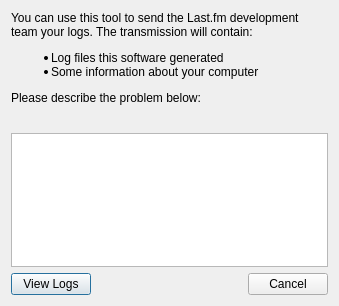
<ui version="4.0" >
 <class>SendLogsDialog</class>
 <widget class="QDialog" name="SendLogsDialog" >
  <property name="geometry" >
   <rect>
    <x>0</x>
    <y>0</y>
    <width>339</width>
    <height>306</height>
   </rect>
  </property>
  <property name="windowTitle" >
   <string>Send Logs</string>
  </property>
  <layout class="QVBoxLayout" name="verticalLayout" >
   <property name="spacing" >
    <number>-1</number>
   </property>
   <item>
    <widget class="QLabel" name="infoHeader" >
     <property name="sizePolicy" >
      <sizepolicy vsizetype="Minimum" hsizetype="Preferred" >
       <horstretch>0</horstretch>
       <verstretch>0</verstretch>
      </sizepolicy>
     </property>
     <property name="text" >
      <string>You can use this tool to send the Last.fm development team your logs. The transmission will contain:&lt;ul>&lt;li>Log files this software generated&lt;li>Some information about your computer&lt;/ul>&lt;p>Please describe the problem below:</string>
     </property>
     <property name="textFormat" >
      <enum>Qt::RichText</enum>
     </property>
     <property name="wordWrap" >
      <bool>true</bool>
     </property>
    </widget>
   </item>
   <item>
    <widget class="QLabel" name="spinner" >
     <property name="sizePolicy" >
      <sizepolicy vsizetype="Fixed" hsizetype="Fixed" >
       <horstretch>0</horstretch>
       <verstretch>0</verstretch>
      </sizepolicy>
     </property>
     <property name="minimumSize" >
      <size>
       <width>16</width>
       <height>16</height>
      </size>
     </property>
     <property name="text" >
      <string/>
     </property>
    </widget>
   </item>
   <item>
    <widget class="QTextEdit" name="moreInfoTextEdit" />
   </item>
   <item>
    <layout class="QHBoxLayout" name="horizontalLayout" >
     <item>
      <widget class="QPushButton" name="view" >
       <property name="text" >
        <string>View Logs</string>
       </property>
      </widget>
     </item>
     <item>
      <widget class="QDialogButtonBox" name="buttonBox" >
       <property name="standardButtons" >
        <set>QDialogButtonBox::Cancel</set>
       </property>
      </widget>
     </item>
    </layout>
   </item>
  </layout>
 </widget>
 <resources/>
 <connections>
  <connection>
   <sender>buttonBox</sender>
   <signal>rejected()</signal>
   <receiver>SendLogsDialog</receiver>
   <slot>reject()</slot>
   <hints>
    <hint type="sourcelabel" >
     <x>270</x>
     <y>534</y>
    </hint>
    <hint type="destinationlabel" >
     <x>270</x>
     <y>279</y>
    </hint>
   </hints>
  </connection>
 </connections>
</ui>
